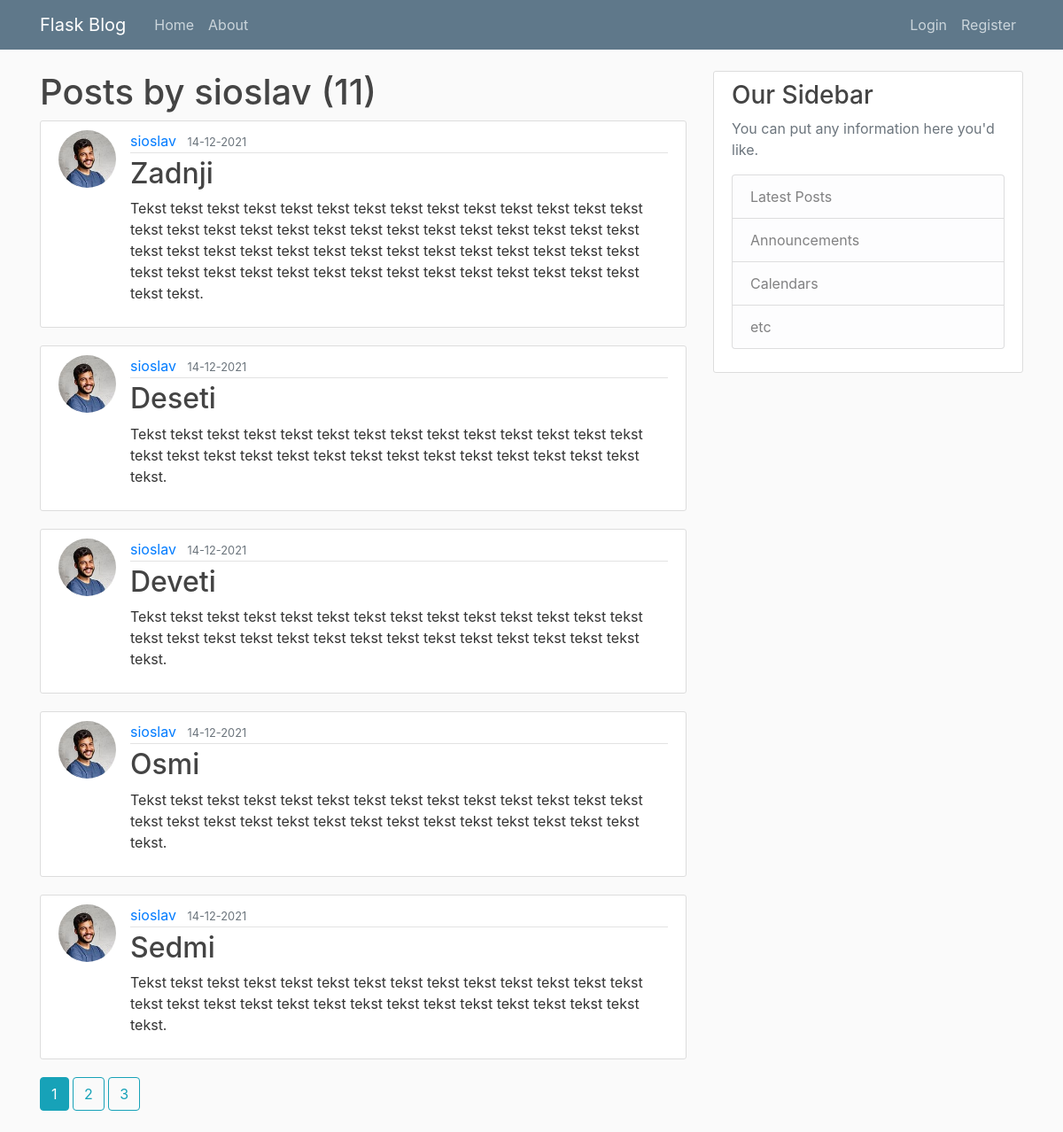
The app's page /user/sioslav with its own data.
### flaskblog/models.py (models this page shows, shortened)
class User(db.Model, UserMixin):
    id = db.Column(db.Integer, primary_key=True)
    username = db.Column(db.String(20), unique=True, nullable=False)
    email = db.Column(db.String(120), unique=True, nullable=False)
    image_file = db.Column(db.String(20), nullable=False, default='default.jpg')
    password = db.Column(db.String(60), nullable=False)
    posts = db.relationship('Post', backref='author',
                            lazy=True)  # Ovo kaze da posts ima releciju s Post modelom/classom. Backref je kao veza. Lazy znaci

class Post(db.Model):
    id = db.Column(db.Integer, primary_key=True)
    title = db.Column(db.String(100), nullable=False)
    date_posted = db.Column(db.DateTime, nullable=False, default=datetime.utcnow)
    content = db.Column(db.Text, nullable=False)
    user_id = db.Column(db.Integer, db.ForeignKey('user.id'),
                        nullable=False)  # Ovdje se refenciramo na user tockka id. Tj kao fereign key cemo koristiti iz classe user, id polje

### flaskblog/users/routes.py (the view)
@users.route('/user/<string:username>')
def user_posts(username):
    page = request.args.get('page', default=1, type=int)
    user = User.query.filter_by(username=username).first_or_404()
    posts = Post.query.filter_by(author=user) \
        .order_by(Post.date_posted.desc()) \
        .paginate(per_page=5, page=page)  # za pagination dio
    return render_template("user_posts.html", posts=posts, user=user)  # Ovaj posts =

### flaskblog/templates/user_posts.html
{% extends "layout.html" %}
{% block content %}
    <h1 class="mn-3">Posts by {{ user.username }} ({{ posts.total }})</h1>
    {% for post in posts.items %}
        <article class="media content-section">
            <image class="rounded-circle article-img" src="{{ url_for('static', filename='profile_pics/' + post.author.image_file)  }}"></image>
            <div class="media-body">
                <div class="article-metadata">
                    <a class="mr-2" href="{{ url_for('users.user_posts', username=post.author.username) }}">{{ post.author.username }}</a>
                    <small class="text-muted">{{ post.date_posted.strftime('%d-%m-%Y') }}</small>
                </div>
                <h2><a class="article-title" href="{{ url_for('posts.post', post_id=post.id) }}">{{ post.title }}</a></h2>
                <p class="article-content">{{ post.content }}</p>
            </div>
        </article>
    {% endfor %}
    {% for page_num in posts.iter_pages(left_edge=1, right_edge=1, left_current=1, right_current=2) %}
        {% if page_num %}
            {% if posts.page==page_num %}
                <a class="btn btn-info mb-4" href="{{ url_for('users.user_posts', username=user.username, page=page_num) }}">{{ page_num }}</a>
            {% else %}
                <a class="btn btn-outline-info mb-4" href="{{ url_for('users.user_posts', username=user.username, page=page_num) }}">{{ page_num }}</a>
            {% endif %}
        {% else %}
            ...
        {% endif %}
    {% endfor %}
{% endblock content %}

### flaskblog/static/main.css (style rules this page uses)
body { background: #fafafa; color: #333333; margin-top: 5rem; }
h1, h2, h3, h4, h5, h6 { color: #444444; }
.content-section { background: #ffffff; padding: 10px 20px; border: 1px solid #dddddd; border-radius: 3px; margin-bottom: 20px; }
.article-title { color: #444444; }
.article-content { white-space: pre-line; }
.article-img { height: 65px; width: 65px; margin-right: 16px; }
.article-metadata { padding-bottom: 1px; margin-bottom: 4px; border-bottom: 1px solid #e3e3e3 }

### records on screen
User: username "sioslav"
Post: image_file (picture), author.username "sioslav", date_posted "14-12-2021", title "Zadnji", content "Tekst tekst tekst tekst tekst tekst tekst tekst tekst tekst tekst tekst tekst tekst tekst tekst tekst tekst tekst tekst tekst tekst tekst tekst tekst tekst tekst tekst tekst tekst tekst tekst tekst tekst tekst tekst tekst tekst tekst tekst tekst tekst tekst tekst tekst tekst tekst tekst tekst tekst tekst tekst tekst tekst tekst tekst tekst tekst."
Post: image_file (picture), author.username "sioslav", date_posted "14-12-2021", title "Deseti", content "Tekst tekst tekst tekst tekst tekst tekst tekst tekst tekst tekst tekst tekst tekst tekst tekst tekst tekst tekst tekst tekst tekst tekst tekst tekst tekst tekst tekst tekst."
Post: image_file (picture), author.username "sioslav", date_posted "14-12-2021", title "Deveti", content "Tekst tekst tekst tekst tekst tekst tekst tekst tekst tekst tekst tekst tekst tekst tekst tekst tekst tekst tekst tekst tekst tekst tekst tekst tekst tekst tekst tekst tekst."
Post: image_file (picture), author.username "sioslav", date_posted "14-12-2021", title "Osmi", content "Tekst tekst tekst tekst tekst tekst tekst tekst tekst tekst tekst tekst tekst tekst tekst tekst tekst tekst tekst tekst tekst tekst tekst tekst tekst tekst tekst tekst tekst."
Post: image_file (picture), author.username "sioslav", date_posted "14-12-2021", title "Sedmi", content "Tekst tekst tekst tekst tekst tekst tekst tekst tekst tekst tekst tekst tekst tekst tekst tekst tekst tekst tekst tekst tekst tekst tekst tekst tekst tekst tekst tekst tekst."

### other values on screen
{{ posts.total }} "11"
{{ page_num }} "1"
{{ page_num }} "2" "3"
